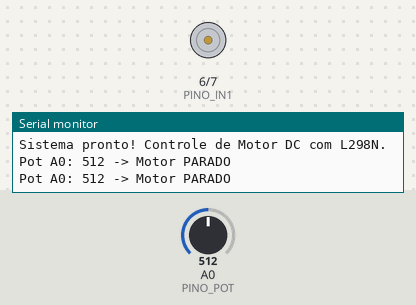
Simulated run of this sketch. Board: Arduino Uno, built with avr-gcc and run on an emulated ATmega328P. On the bench: motor-driver pin pairs drawn as motors (green arrow = first pin HIGH = forward, orange = second pin HIGH = backward, longer = more drive, scaled by the enable pin), the last lines printed to the serial monitor. Inputs (shaded band) come from the test bench; at power-on: A0 (PINO_POT) = 512.

Above: at 1.2 s.
1.3 s: A0 (PINO_POT) set to 479
2.8 s: A0 (PINO_POT) set to 458
At 3.8 s:
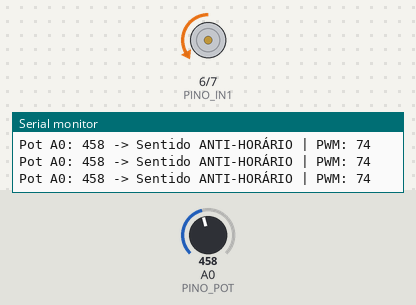
4.3 s: A0 (PINO_POT) set to 564
At 5.5 s:
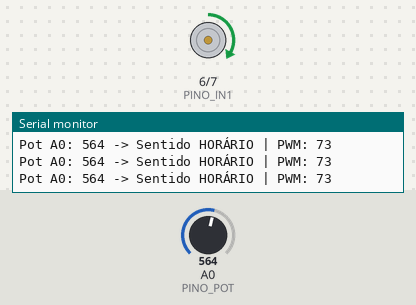
5.8 s: A0 (PINO_POT) set to 716
At 6.5 s:
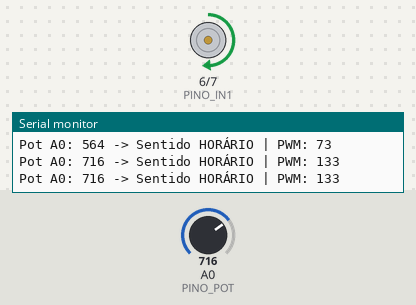
7.3 s: A0 (PINO_POT) set to 900
At 8.5 s:
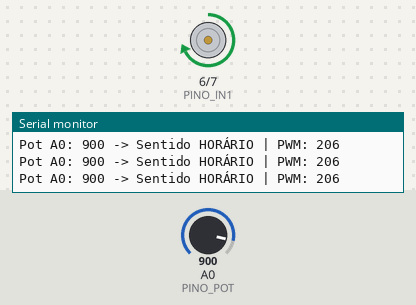
8.8 s: A0 (PINO_POT) set to 306
At 9.7 s:
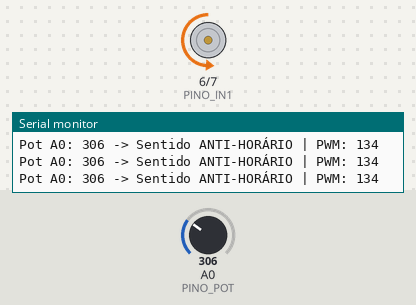
Timing chart, 0 to 11.3 s (numbered marks = the images above; inputs shaded):
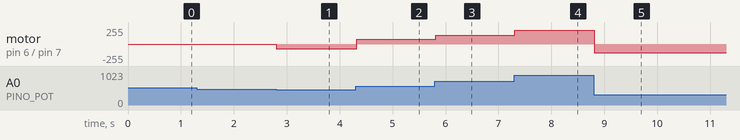

Measured:
- the behaviour switches between 470 and 469 on A0 (PINO_POT) (found by bisection; images 0 and 1)
- after the input at 2.8 s, motor on pin 6 (PINO_IN1) / pin 7 (PINO_IN2): stopped → backward 74/255 at once
- after the input at 4.3 s, motor on pin 6 (PINO_IN1) / pin 7 (PINO_IN2): backward 74/255 → forward 73/255 at once
- after the input at 5.8 s, motor on pin 6 (PINO_IN1) / pin 7 (PINO_IN2): forward 73/255 → forward 133/255 at once
- after the input at 7.3 s, motor on pin 6 (PINO_IN1) / pin 7 (PINO_IN2): forward 133/255 → forward 206/255 at once
- after the input at 8.8 s, motor on pin 6 (PINO_IN1) / pin 7 (PINO_IN2): forward 206/255 → backward 134/255 at once

The sketch:

p46_controle_de_velocidade_de_motor_dc.ino
```cpp
/*
 * Projeto 46: Controle de Velocidade de Motor DC
 * O que faz: Controla velocidade (PWM) e sentido de giro (horário/anti-horário) de um motor DC via L298N.
 * Ligações: A0 (Potenciômetro), D5 (L298N ENA - PWM), D6 (L298N IN1), D7 (L298N IN2); GND comum
 * Bibliotecas: Nenhuma biblioteca extra
 * Material: 80 Projetos Arduino
 */

const byte PINO_POT = A0; // Pino central do potenciômetro
const byte PINO_ENA = 5;  // Pino PWM (~) ligado ao ENA do L298N (sem o jumper!)
const byte PINO_IN1 = 6;  // Entrada de direção IN1 do L298N
const byte PINO_IN2 = 7;  // Entrada de direção IN2 do L298N

unsigned long ultimoLog = 0;

void setup() {
  Serial.begin(9600);
  pinMode(PINO_ENA, OUTPUT);
  pinMode(PINO_IN1, OUTPUT);
  pinMode(PINO_IN2, OUTPUT);

  Serial.println(F("Sistema pronto! Controle de Motor DC com L298N."));
}

void loop() {
  int leitura = analogRead(PINO_POT);
  int pwm = 0;

  // Zona neutra no centro do potenciômetro (470 a 554)
  if (leitura > 554) {
    // Sentido Horário
    digitalWrite(PINO_IN1, HIGH);
    digitalWrite(PINO_IN2, LOW);
    pwm = map(leitura, 555, 1023, 70, 255);
    analogWrite(PINO_ENA, pwm);
  } else if (leitura < 470) {
    // Sentido Anti-horário
    digitalWrite(PINO_IN1, LOW);
    digitalWrite(PINO_IN2, HIGH);
    pwm = map(leitura, 469, 0, 70, 255);
    analogWrite(PINO_ENA, pwm);
  } else {
    // Motor Parado
    digitalWrite(PINO_IN1, LOW);
    digitalWrite(PINO_IN2, LOW);
    analogWrite(PINO_ENA, 0);
  }

  if (millis() - ultimoLog >= 400) {
    ultimoLog = millis();
    Serial.print(F("Pot A0: "));
    Serial.print(leitura);
    if (pwm == 0) {
      Serial.println(F(" -> Motor PARADO"));
    } else if (leitura > 554) {
      Serial.print(F(" -> Sentido HORÁRIO | PWM: "));
      Serial.println(pwm);
    } else {
      Serial.print(F(" -> Sentido ANTI-HORÁRIO | PWM: "));
      Serial.println(pwm);
    }
  }

  delay(20);
}
```
